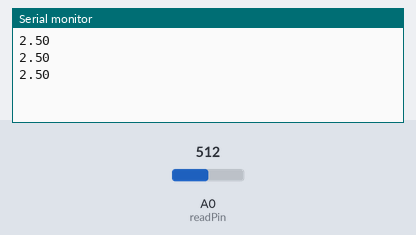
A sketch run on a simulated Arduino Uno, built with avr-gcc and run on an emulated ATmega328P. Shown: the last lines printed to the serial monitor. The inputs (shaded band) are chosen by the test bench; at power-on: A0 (readPin) = 512.

Above: at 1.3 s.
1.4 s: A0 (readPin) set to 716
At 1.9 s:
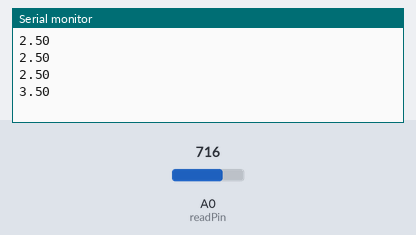
2.9 s: A0 (readPin) set to 900
At 3.4 s:
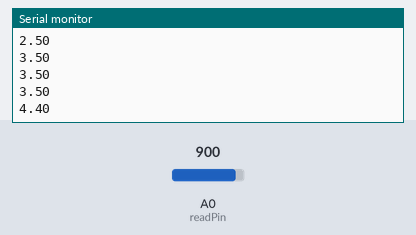
Timing chart, 0 to 5.9 s (numbered marks = the images above; inputs shaded):
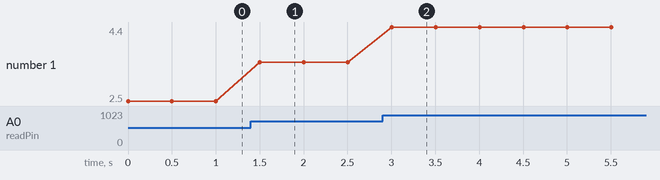

The sketch:

006analogRead.ino
```cpp
float v2 = 0;
int readPin = A0;
int delayTime = 500;
int readVal = 0;

void setup(){
	pinMode(readPin,INPUT);
  	Serial.begin (9600);
}

void loop(){
	readVal = analogRead(readPin);
  	//Serial.println(readVal);
  	v2 = (5./1023.) * readVal;
  	Serial.println(v2);
  	delay(delayTime);
}
```

Measured:
- after the input at 1.4 s, the serial monitor: prints a new line after 0.10 s (image 1)
- after the input at 2.9 s, the serial monitor: prints a new line after 0.10 s (image 2)
- plotted number 1: 2.5 → 3.5 after the input at 1.4 s, 3.5 → 4.4 after the input at 2.9 s
